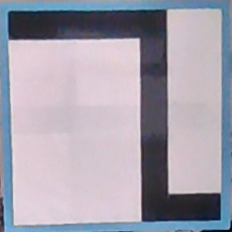
#> input picture wrapped_square_image2.png, 232 x 232 px, given in place of the camera
$ python test2.py
#> lines starting #> are read from the running program, lines starting #| are printed output that depends on the picture; after the words box and inside, x2 and y2 are one past the last pixel; in counts of white or black regions, pixels touching at a corner belong together
import cv2
import numpy as np
import os

# Function to find objects with blue borders in the image
def find_blue_border_object(frame, min_area):
    hsv = cv2.cvtColor(frame, cv2.COLOR_BGR2HSV)
    lower_blue = np.array([100, 100, 100])
    upper_blue = np.array([130, 255, 255])
    mask = cv2.inRange(hsv, lower_blue, upper_blue)
    mask = cv2.GaussianBlur(mask, (3, 3), 0)
    contours, _ = cv2.findContours(mask, cv2.RETR_EXTERNAL, cv2.CHAIN_APPROX_SIMPLE)

    largest_object = None
    max_area = 0

    for contour in contours:
        area = cv2.contourArea(contour)
        if area < min_area:
            continue

        epsilon = 0.01 * cv2.arcLength(contour, True)
        approx = cv2.approxPolyDP(contour, epsilon, True)
        if len(approx) == 4 and area > max_area:
            largest_object = approx
            max_area = area

    return largest_object

# Function to find objects with outer blue borders in the image
def find_outer_blue_border_object(frame, min_area):
    hsv = cv2.cvtColor(frame, cv2.COLOR_BGR2HSV)
    lower_blue = np.array([90, 50, 50])
    upper_blue = np.array([140, 255, 255])
    mask = cv2.inRange(hsv, lower_blue, upper_blue)
    mask = cv2.GaussianBlur(mask, (5, 5), 0)
    contours, _ = cv2.findContours(mask, cv2.RETR_EXTERNAL, cv2.CHAIN_APPROX_SIMPLE)

    largest_object = None
    max_area = 0

    for contour in contours:
        area = cv2.contourArea(contour)
        if area < min_area:
            continue

        epsilon = 0.02 * cv2.arcLength(contour, True)
        approx = cv2.approxPolyDP(contour, epsilon, True)
        if area > max_area:
            largest_object = approx
            max_area = area

    return largest_object

# Function to wrap the image from its corners into a square
def wrap_to_square(image, multiple_of=25):
    height, width, _ = image.shape

    # Define the original corner points (assuming the outer blue border)
    src_points = np.float32([
        [0, 0],               # Top-left corner
        [width - 1, 0],        # Top-right corner
        [width - 1, height - 1],  # Bottom-right corner
        [0, height - 1]        # Bottom-left corner
    ])

    # Define the destination points (for a perfect square)
    side_length = max(height, width)
    dst_points = np.float32([
        [0, 0],                     # Top-left corner
        [side_length - 1, 0],        # Top-right corner
        [side_length - 1, side_length - 1],  # Bottom-right corner
        [0, side_length - 1]         # Bottom-left corner
    ])

    # Perspective transformation matrix
    matrix = cv2.getPerspectiveTransform(src_points, dst_points)

    # Warp the image to make it a perfect square
    wrapped_image = cv2.warpPerspective(image, matrix, (side_length, side_length))

    # Ensure the size is a multiple of 4
    if side_length % multiple_of != 0:
        final_size = side_length + (multiple_of - side_length % multiple_of)
        wrapped_image = cv2.resize(wrapped_image, (final_size, final_size))

    return wrapped_image

# Step 1: Capture video, detect blue-border object, and save the cropped image
def detect_and_crop_blue_border_object():
    cap = cv2.VideoCapture(0)
    cap.set(cv2.CAP_PROP_FRAME_WIDTH, 640)
    cap.set(cv2.CAP_PROP_FRAME_HEIGHT, 480)

    while True:
        ret, frame = cap.read()
        if not ret:
            print("Failed to capture video.")
            break

        frame_area = frame.shape[0] * frame.shape[1]
        min_area = frame_area * 0.05
        blue_border_object = find_blue_border_object(frame, min_area)

        if blue_border_object is not None:
            x, y, w, h = cv2.boundingRect(blue_border_object)
            cropped_image = frame[y:y+h, x:x+w]
            output_image_path = os.path.join(os.getcwd(), 'cropped_blue_border_object.png')
            cv2.imwrite(output_image_path, cropped_image)
            print(f"Cropped image saved at: {output_image_path}")
            cap.release()
            cv2.destroyAllWindows()
            return output_image_path  # Return the path to the cropped image
        else:
            print("No blue-border object detected in this frame.")

        cv2.imshow("Video Feed", frame)
        if cv2.waitKey(1) & 0xFF == ord('q'):
            break

    cap.release()
    cv2.destroyAllWindows()
    return None

# Step 2: Use the cropped image as input and detect outer blue border, then wrap to square
def detect_outer_blue_border_and_wrap(input_image_path):
    frame = cv2.imread(input_image_path)
    if frame is None:
        print(f"Failed to load image: {input_image_path}")
        return

    frame_area = frame.shape[0] * frame.shape[1]
    min_area = frame_area * 0.05
    blue_border_object = find_outer_blue_border_object(frame, min_area)

    if blue_border_object is not None:
        if len(blue_border_object) != 4:
            epsilon = 0.05 * cv2.arcLength(blue_border_object, True)
            blue_border_object = cv2.approxPolyDP(blue_border_object, epsilon, True)

        if len(blue_border_object) == 4:
            x, y, w, h = cv2.boundingRect(blue_border_object)
            src_points = np.float32(blue_border_object.reshape(-1, 2))
            dst_points = np.float32([[0, 0], [w-1, 0], [w-1, h-1], [0, h-1]])

            matrix = cv2.getPerspectiveTransform(src_points, dst_points)
            warped_image = cv2.warpPerspective(frame, matrix, (w, h))

            # Save warped image
            output_image_path = os.path.join(os.getcwd(), 'wrapped_outer_blue_border.png')
            cv2.imwrite(output_image_path, warped_image)
            print(f"Wrapped outer blue border image saved at: {output_image_path}")

            # Now wrap the image into a square
            square_image = wrap_to_square(warped_image, multiple_of=4)
            square_output_image_path = os.path.join(os.getcwd(), 'wrapped_square_image.png')
            cv2.imwrite(square_output_image_path, square_image)
            print(f"Wrapped square image saved at: {square_output_image_path}")
        else:
            print("Could not approximate to exactly 4 points.")
    else:
        print("No outer blue-border object detected in the image.")

def main():
    # Step 1: Detect and crop blue border object
    cropped_image_path = detect_and_crop_blue_border_object()
#> in detect_and_crop_blue_border_object, frame is the input picture: shape (232, 232, 3); mean B, G, R 172.6, 160.1, 163.8
#> in find_blue_border_object, `hsv = cv2.cvtColor(frame, cv2.COLOR_BGR2HSV)`: hsv: shape (232, 232, 3); mean H, S, V 143.4, 38.3, 176.9
#> in find_blue_border_object, `mask = cv2.inRange(hsv, lower_blue, upper_blue)`:
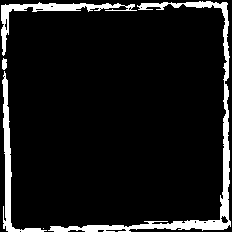
#> mask: shape (232, 232); 9% white; 5 white regions (1 under 20 px)
#> in find_blue_border_object, `mask = cv2.GaussianBlur(mask, (3, 3), 0)`:
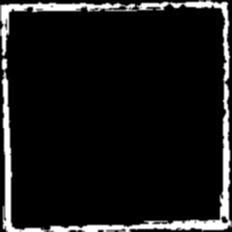
#> mask: shape (232, 232); min 0, max 255, mean 22.9
#> in find_blue_border_object, `contours, _ = cv2.findContours(mask, cv2.RETR_EXTERNAL, cv2.CHAIN_APPR..`: contours = 1 contour; box (x1, y1, x2, y2) and area: (0, 0, 232, 232) 51675
#> the loop in find_blue_border_object, `for contour in contours:` made 1 pass
#> (area, epsilon, largest_object, max_area) on pass 1: (51675, 9.65, [[227, 1], [0, 4], [2, 229], [231, 227]], 51675)
#> after the loop in find_blue_border_object, `for contour in contours:`: max_area = 51675
#> in detect_and_crop_blue_border_object, `blue_border_object = find_blue_border_object(frame, min_area)`: blue_border_object = [[227, 1], [0, 4], [2, 229], [231, 227]]
#> in detect_and_crop_blue_border_object, `x, y, w, h = cv2.boundingRect(blue_border_object)`: x = 0; y = 1; w = 232; h = 229
#> in detect_and_crop_blue_border_object, `cropped_image = frame[y:y+h, x:x+w]`:
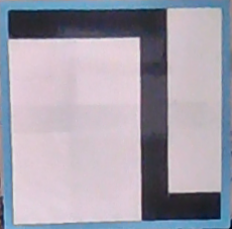
#> cropped_image: shape (229, 232, 3); mean B, G, R 172.7, 160.4, 164.5

    if cropped_image_path:
        # Step 2: Detect outer blue border and warp to square using the cropped image
        detect_outer_blue_border_and_wrap(cropped_image_path)
#> in find_outer_blue_border_object, `hsv = cv2.cvtColor(frame, cv2.COLOR_BGR2HSV)`: hsv: shape (229, 232, 3); mean H, S, V 143.9, 37.7, 177.1
#> in find_outer_blue_border_object, `mask = cv2.inRange(hsv, lower_blue, upper_blue)`:
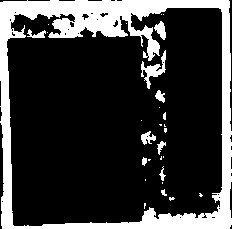
#> mask: shape (229, 232); 22.1% white; 29 white regions (18 under 20 px)
#> in find_outer_blue_border_object, `mask = cv2.GaussianBlur(mask, (5, 5), 0)`:
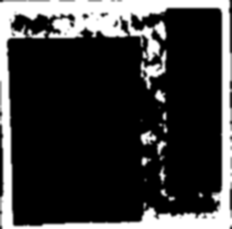
#> mask: shape (229, 232); min 0, max 255, mean 56.7
#> in find_outer_blue_border_object, `contours, _ = cv2.findContours(mask, cv2.RETR_EXTERNAL, cv2.CHAIN_APPR..`: contours = 1 contour; box (x1, y1, x2, y2) and area: (0, 0, 232, 229) 52623
#> the loop in find_outer_blue_border_object, `for contour in contours:` made 1 pass
#> (area, epsilon, largest_object, max_area) on pass 1: (52623, 18.39, [[0, 0], [0, 228], [231, 228], [231, 0]], 52623)
#> after the loop in find_outer_blue_border_object, `for contour in contours:`: max_area = 52623
#> in detect_outer_blue_border_and_wrap, `blue_border_object = find_outer_blue_border_object(frame, min_area)`: blue_border_object = [[0, 0], [0, 228], [231, 228], [231, 0]]
#> in detect_outer_blue_border_and_wrap, `x, y, w, h = cv2.boundingRect(blue_border_object)`: x = 0; w = 232; h = 229
#> in detect_outer_blue_border_and_wrap, `src_points = np.float32(blue_border_object.reshape(-1, 2))`: src_points = [[0, 0], [0, 228], [231, 228], [231, 0]]
#> in detect_outer_blue_border_and_wrap, `dst_points = np.float32([[0, 0], [w-1, 0], [w-1, h-1], [0, h-1]])`: dst_points = [[0, 0], [231, 0], [231, 228], [0, 228]]
#> in detect_outer_blue_border_and_wrap, `matrix = cv2.getPerspectiveTransform(src_points, dst_points)`: matrix = [[1.23e-16, 1.01, 0], [0.987, 0, 0], [0, 0, 1]]
#> in detect_outer_blue_border_and_wrap, `warped_image = cv2.warpPerspective(frame, matrix, (w, h))`:
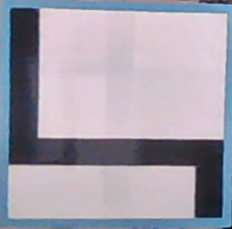
#> warped_image: shape (229, 232, 3); mean B, G, R 172.7, 160.4, 164.5

if __name__ == "__main__":
    main()
